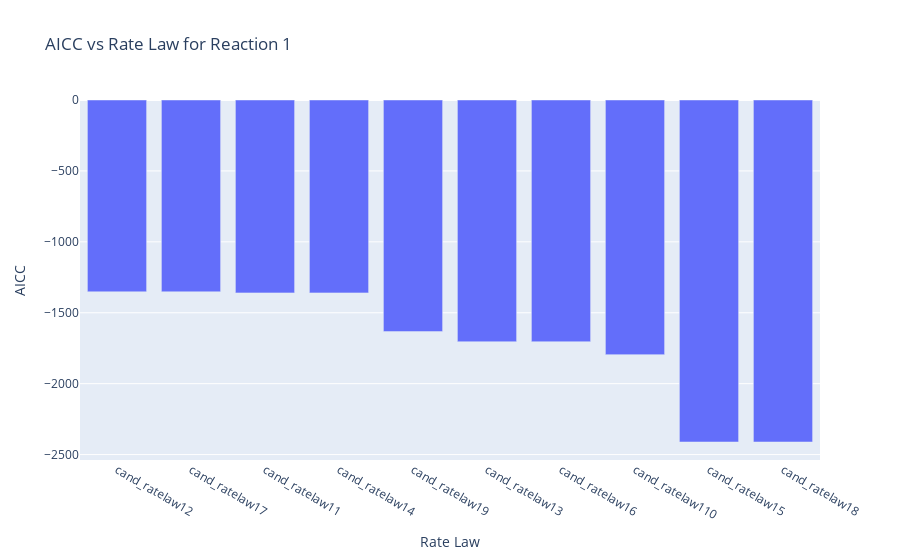
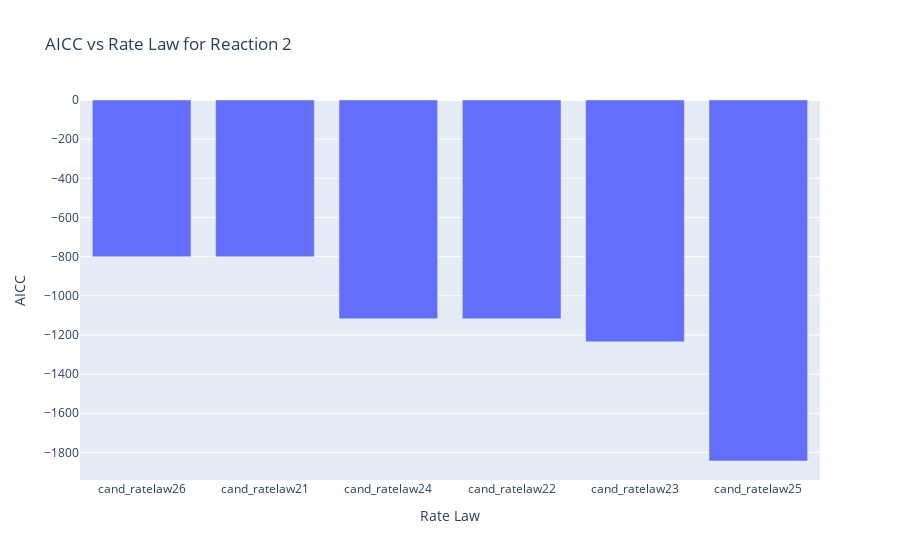
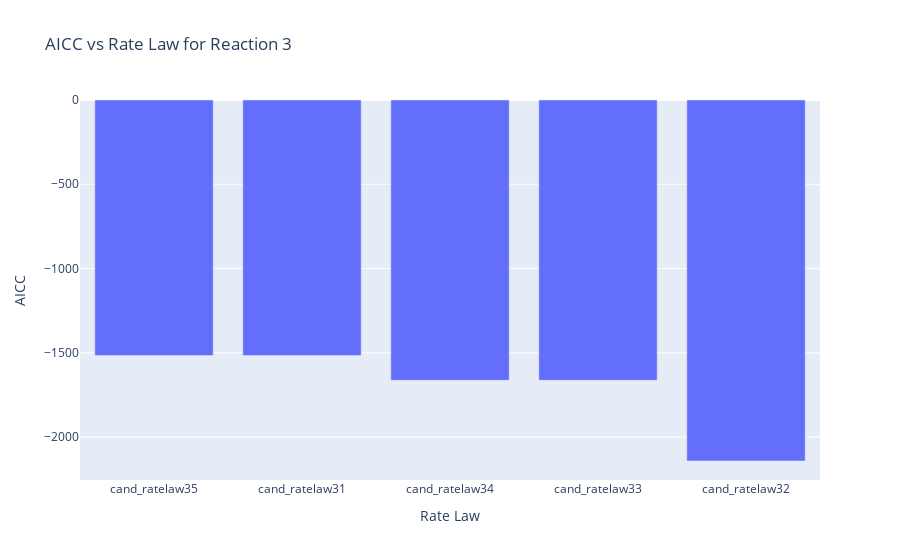

Here is the notebook cell these charts were saved with, in order:
### Code cell
res = inc.estimate_parameters(candidates_list, method = 'rate_based', conf_int = False, metric = 'aicc', plot = True, bootstraps = 100)

### Figure 1 — Plotly figure (JSON) as saved in the notebook; plotly's stock layout.template omitted (floating-point values rounded to 4 significant figures)
{"data": [{"alignmentgroup": "True", "hovertemplate": "Rate Law=%{x}<br>AICC=%{y}<extra></extra>", "legendgroup": "", "marker": {"color": "#636efa", "pattern": {"shape": ""}}, "name": "", "offsetgroup": "", "orientation": "v", "showlegend": false, "textposition": "auto", "type": "bar", "x": ["cand_ratelaw11", "cand_ratelaw12", "cand_ratelaw13", "cand_ratelaw14", "cand_ratelaw15", "cand_ratelaw16", "cand_ratelaw17", "cand_ratelaw18", "cand_ratelaw19", "cand_ratelaw110"], "xaxis": "x", "y": [-1360.0, -1352.0, -1704.0, -1360.0, -2411.0, -1704.0, -1352.0, -2411.0, -1633.0, -1795.0], "yaxis": "y"}], "layout": {"barmode": "relative", "legend": {"tracegroupgap": 0}, "title": {"text": "AICC vs Rate Law for Reaction 1"}, "xaxis": {"anchor": "y", "categoryorder": "total descending", "domain": [0, 1], "title": {"text": "Rate Law"}}, "yaxis": {"anchor": "x", "domain": [0, 1], "title": {"text": "AICC"}}}}

### Figure 2 — Plotly figure (JSON) as saved in the notebook; plotly's stock layout.template omitted (floating-point values rounded to 4 significant figures)
{"data": [{"alignmentgroup": "True", "hovertemplate": "Rate Law=%{x}<br>AICC=%{y}<extra></extra>", "legendgroup": "", "marker": {"color": "#636efa", "pattern": {"shape": ""}}, "name": "", "offsetgroup": "", "orientation": "v", "showlegend": false, "textposition": "auto", "type": "bar", "x": ["cand_ratelaw21", "cand_ratelaw22", "cand_ratelaw23", "cand_ratelaw24", "cand_ratelaw25", "cand_ratelaw26"], "xaxis": "x", "y": [-800.3, -1117.0, -1235.0, -1117.0, -1844.0, -800.3], "yaxis": "y"}], "layout": {"barmode": "relative", "legend": {"tracegroupgap": 0}, "title": {"text": "AICC vs Rate Law for Reaction 2"}, "xaxis": {"anchor": "y", "categoryorder": "total descending", "domain": [0, 1], "title": {"text": "Rate Law"}}, "yaxis": {"anchor": "x", "domain": [0, 1], "title": {"text": "AICC"}}}}

### Figure 3 — Plotly figure (JSON) as saved in the notebook; plotly's stock layout.template omitted (floating-point values rounded to 4 significant figures)
{"data": [{"alignmentgroup": "True", "hovertemplate": "Rate Law=%{x}<br>AICC=%{y}<extra></extra>", "legendgroup": "", "marker": {"color": "#636efa", "pattern": {"shape": ""}}, "name": "", "offsetgroup": "", "orientation": "v", "showlegend": false, "textposition": "auto", "type": "bar", "x": ["cand_ratelaw31", "cand_ratelaw32", "cand_ratelaw33", "cand_ratelaw34", "cand_ratelaw35"], "xaxis": "x", "y": [-1516.0, -2142.0, -1663.0, -1663.0, -1516.0], "yaxis": "y"}], "layout": {"barmode": "relative", "legend": {"tracegroupgap": 0}, "title": {"text": "AICC vs Rate Law for Reaction 3"}, "xaxis": {"anchor": "y", "categoryorder": "total descending", "domain": [0, 1], "title": {"text": "Rate Law"}}, "yaxis": {"anchor": "x", "domain": [0, 1], "title": {"text": "AICC"}}}}
